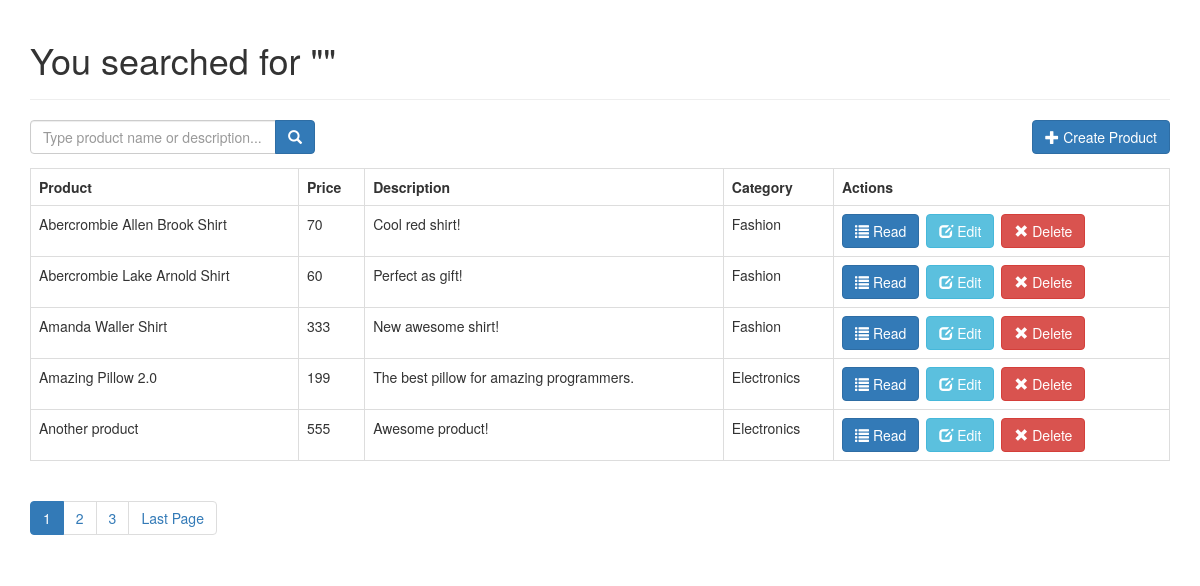
Screenshot of /search.php with the database file from the repository.
### tables this page shows
CREATE TABLE IF NOT EXISTS `products` (
  `id` int(11) NOT NULL AUTO_INCREMENT,
  `name` varchar(32) NOT NULL,
  `description` text NOT NULL,
  `price` decimal(10,0) NOT NULL,
  `category_id` int(11) NOT NULL,
  `created` datetime NOT NULL,
  `modified` timestamp NOT NULL DEFAULT CURRENT_TIMESTAMP,
  PRIMARY KEY (`id`)
);

CREATE TABLE IF NOT EXISTS `categories` (
  `id` int(11) NOT NULL AUTO_INCREMENT,
  `name` varchar(256) NOT NULL,
  `description` text NOT NULL,
  `created` datetime NOT NULL,
  `modified` timestamp NOT NULL DEFAULT CURRENT_TIMESTAMP,
  PRIMARY KEY (`id`)
);

### search.php (called while the page is built, shortened)
<?php
include_once 'config/core.php';
include_once 'objects/product.php';
include_once 'objects/category.php';
$database = new Database();
$db = $database->getConnection();
$product = new Product($db);
$category = new Category($db);
$search_term=isset($_GET['s']) ? $_GET['s'] : '';
include_once "header.php";
$stmt = $product->search($search_term, $from_record_num, $records_per_page);
$total_rows=$product->countAll_BySearch($search_term);
include_once "read_template.php";
include_once "footer.php";
?>

### objects/product.php (called while the page is built, shortened)
<?php
class Product{
    private $conn;
    private $table_name = "products";
    public function __construct($db){
        $this->conn = $db;
    }
  public function search($search_term, $from_record_num, $records_per_page){
      $query = "SELECT
                  c.name as category_name, p.id, p.name, p.description, p.price, p.category_id, p.created
              FROM
                  " . $this->table_name . " p
                  LEFT JOIN
                      categories c
                          ON p.category_id = c.id
              WHERE
                  p.name LIKE ? OR p.description LIKE ?
              ORDER BY
                  p.name ASC
              LIMIT
                  ?, ?";
      $stmt = $this->conn->prepare( $query );
      $search_term = "%{$search_term}%";
      $stmt->bindParam(1, $search_term);
      $stmt->bindParam(2, $search_term);
      $stmt->bindParam(3, $from_record_num, PDO::PARAM_INT);
      $stmt->bindParam(4, $records_per_page, PDO::PARAM_INT);
      $stmt->execute();
      return $stmt;
  }
  public function countAll_BySearch($search_term){
      $query = "SELECT
                  COUNT(*) as total_rows
              FROM
                  " . $this->table_name . " p
                  LEFT JOIN
                      categories c
                          ON p.category_id = c.id
              WHERE
                  p.name LIKE ?";
      $stmt = $this->conn->prepare( $query );
      $search_term = "%{$search_term}%";
      $stmt->bindParam(1, $search_term);
      $stmt->execute();
      $row = $stmt->fetch(PDO::FETCH_ASSOC);
      return $row['total_rows'];
  }
}
?>

### config/core.php (called while the page is built)
<?php
$page = isset($_GET['page']) ? $_GET['page'] : 1;
$records_per_page = 5;
$from_record_num = ($records_per_page * $page) - $records_per_page;
?>

### objects/category.php (called while the page is built, shortened)
<?php
class Category{
    private $conn;
    private $table_name = "categories";
    public $id;
    public function __construct($db){
        $this->conn = $db;
    }
    function readName(){
      $query = "SELECT name FROM " . $this->table_name . " WHERE id = ? limit 0,1";
      $stmt = $this->conn->prepare( $query );
      $stmt->bindParam(1, $this->id);
      $stmt->execute();
      $row = $stmt->fetch(PDO::FETCH_ASSOC);
      $this->name = $row['name'];
    }
}
?>

### read_template.php (the view)
<?php
echo "<form role='search' action='search.php'>";
    echo "<div class='input-group col-md-3 pull-left margin-right-1em'>";
        $search_value=isset($search_term) ? "value='{$search_term}'" : "";
        echo "<input type='text' class='form-control' placeholder='Type product name or description...' name='s' id='srch-term' required {$search_value} />";
        echo "<div class='input-group-btn'>";
            echo "<button class='btn btn-primary' type='submit'><i class='glyphicon glyphicon-search'></i></button>";
        echo "</div>";
    echo "</div>";
echo "</form>";
echo "<div class='right-button-margin'>";
    echo "<a href='create_product.php' class='btn btn-primary pull-right'>";
        echo "<span class='glyphicon glyphicon-plus'></span> Create Product";
    echo "</a>";
echo "</div>";
if($total_rows>0){
    echo "<table class='table table-hover table-responsive table-bordered'>";
        echo "<tr>";
            echo "<th>Product</th>";
            echo "<th>Price</th>";
            echo "<th>Description</th>";
            echo "<th>Category</th>";
            echo "<th>Actions</th>";
        echo "</tr>";
        while ($row = $stmt->fetch(PDO::FETCH_ASSOC)){
            extract($row);
            echo "<tr>";
                echo "<td>{$name}</td>";
                echo "<td>{$price}</td>";
                echo "<td>{$description}</td>";
                echo "<td>";
                    $category->id = $category_id;
                    $category->readName();
                    echo $category->name;
                echo "</td>";
                echo "<td>";
                    echo "<a href='read_one.php?id={$id}' class='btn btn-primary left-margin'>";
                        echo "<span class='glyphicon glyphicon-list'></span> Read";
                    echo "</a>";
                    echo "<a href='update_product.php?id={$id}' class='btn btn-info left-margin'>";
                        echo "<span class='glyphicon glyphicon-edit'></span> Edit";
                    echo "</a>";
                    echo "<a delete-id='{$id}' class='btn btn-danger delete-object'>";
                        echo "<span class='glyphicon glyphicon-remove'></span> Delete";
                    echo "</a>";
                echo "</td>";
            echo "</tr>";
        }
    echo "</table>";
    include_once 'paging.php';
}
else{
    echo "<div class='alert alert-danger'>No products found.</div>";
}
?>

### libs/css/custom.css (style rules this page uses)
.left-margin { margin:0 .5em 0 0; }
.right-button-margin { margin: 0 0 1em 0; overflow: hidden; }

### rows the page displays
products: name "Abercrombie Allen Brook Shirt", price "70", description "Cool red shirt!", category.name "Fashion"
products: name "Abercrombie Lake Arnold Shirt", price "60", description "Perfect as gift!", category.name "Fashion"
products: name "Amanda Waller Shirt", price "333", description "New awesome shirt!", category.name "Fashion"
products: name "Amazing Pillow 2.0", price "199", description "The best pillow for amazing programmers.", category.name "Electronics"
products: name "Another product", price "555", description "Awesome product!", category.name "Electronics"

### other values shown
$page_title "You searched for \"\""
